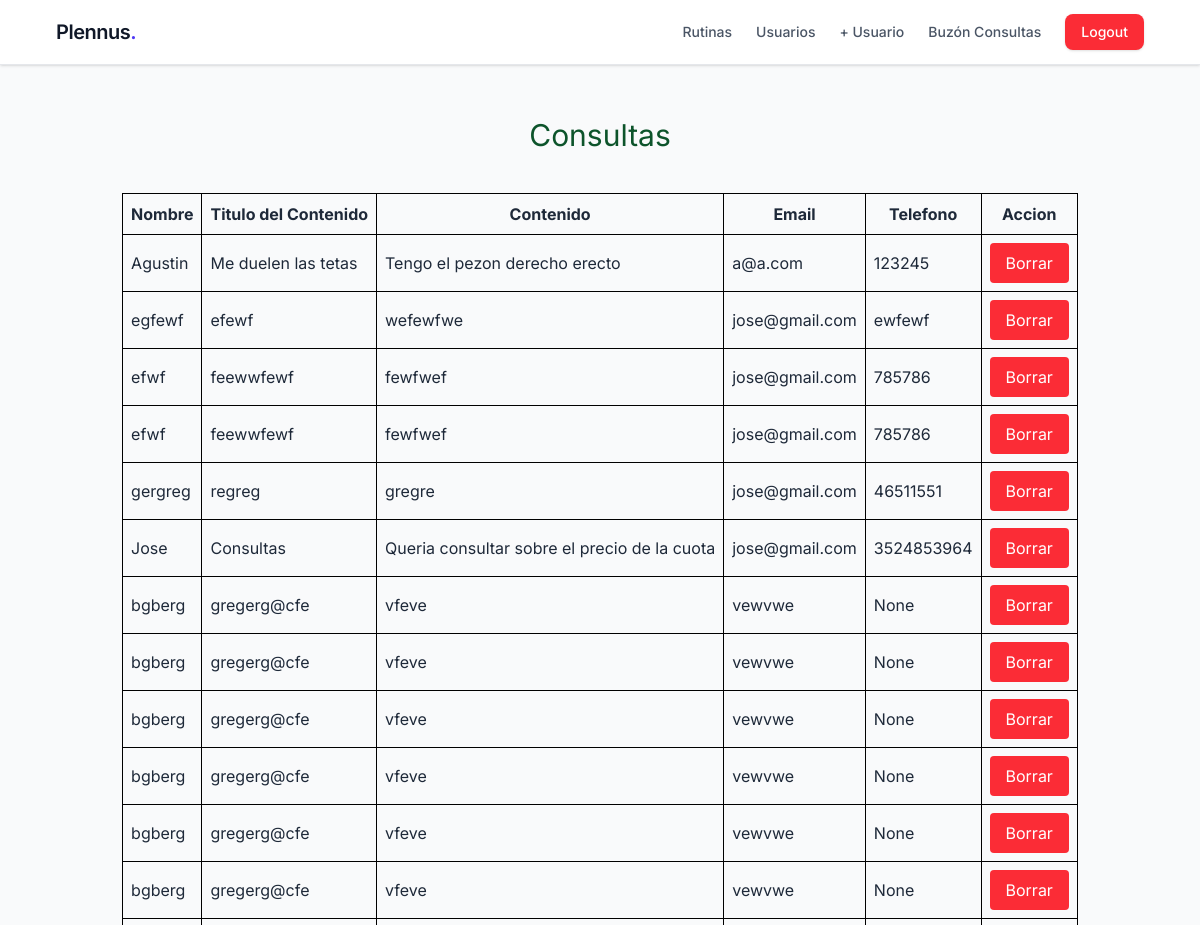
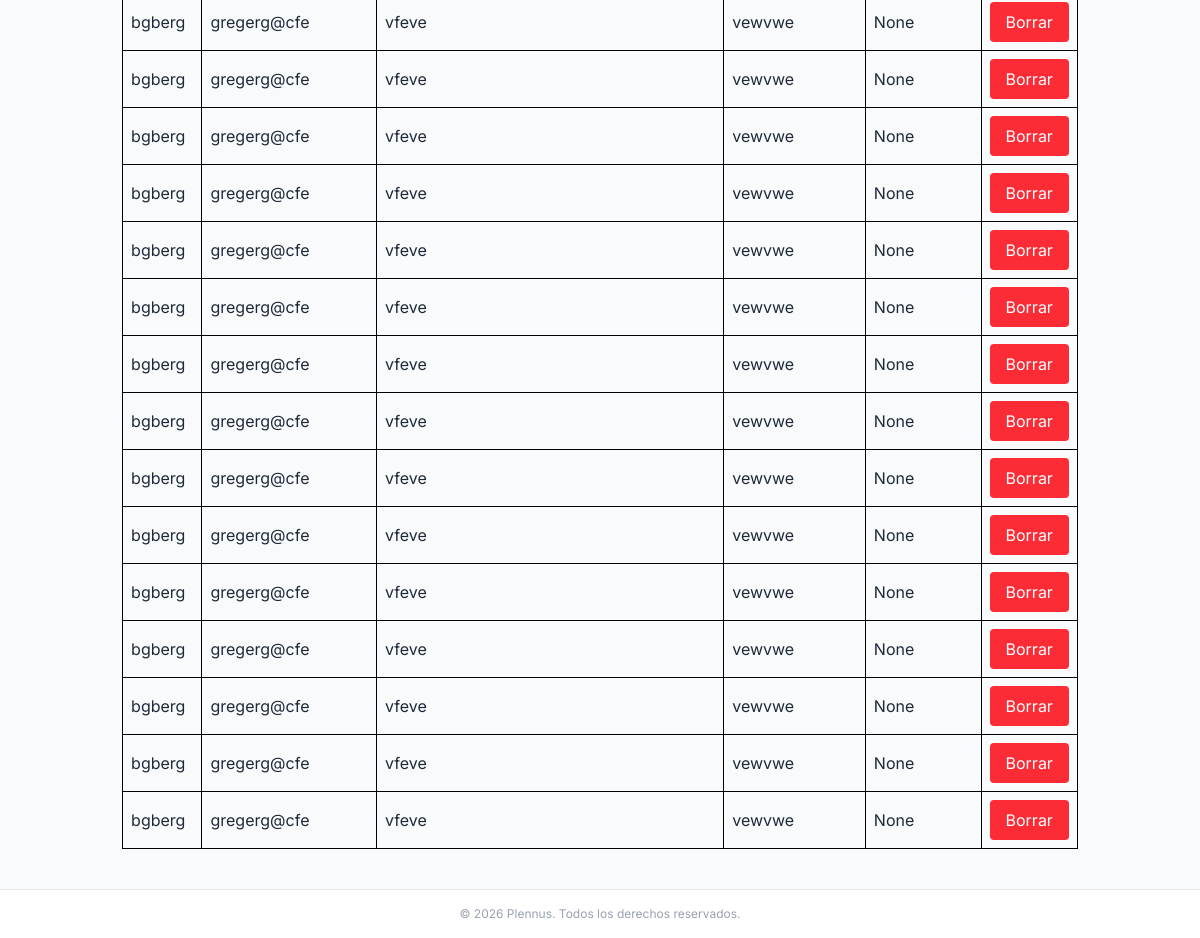
The app's page /consultas/ (signed in), older data (2 pictures, top to bottom).
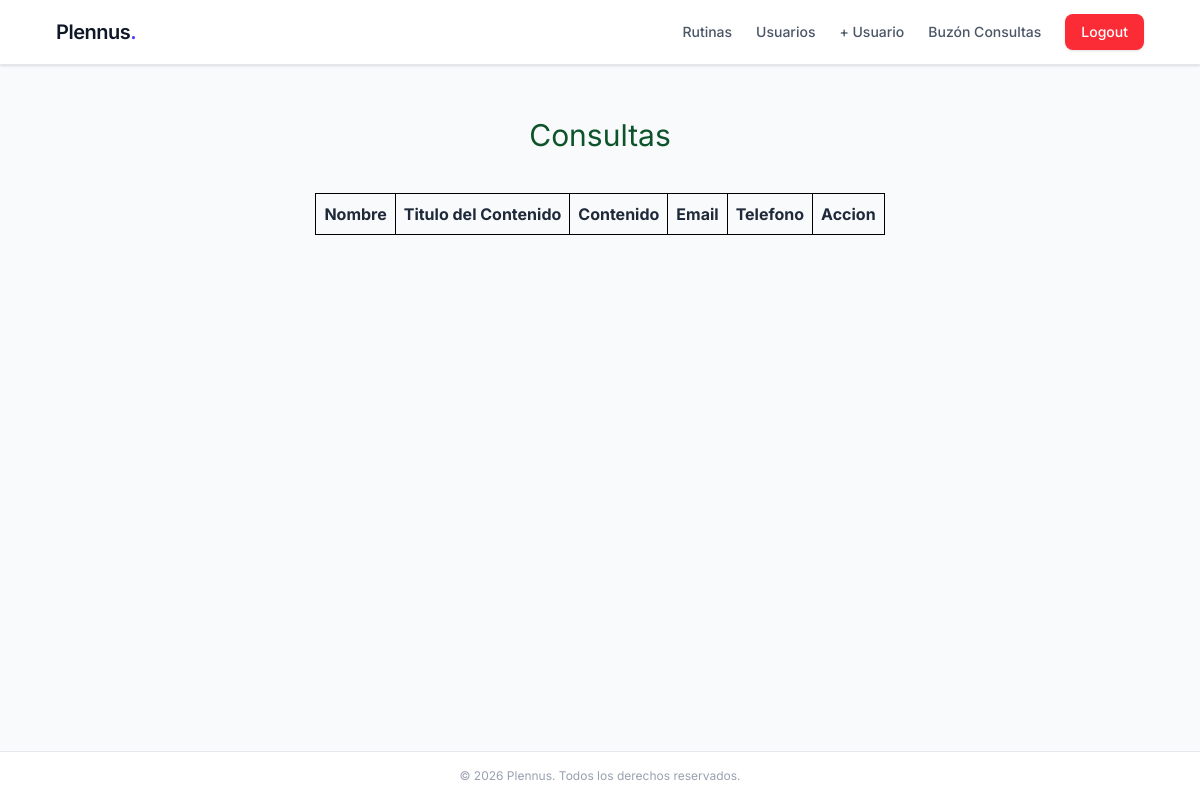
The same page, newer data.
### inicio/models.py (models this page shows, shortened)
class Consultas(models.Model):
    nombre =  models.CharField()
    telefono = models.CharField(max_length=20, null=True, blank=True)
    titulo_contenido = models.CharField(max_length=20)
    contenido = models.TextField(max_length=400)
    gmail = models.EmailField(max_length=30)
    fecha_creacion = models.DateTimeField(auto_now_add=True)
    is_active = models.BooleanField(default=True, null=True)

### inicio/views.py (the view)
# urls.py: path('consultas/', views.get_consultas, name='get_consultas'),
@login_required
def get_consultas(request):
    consultas = Consultas.objects.filter(is_active=True).order_by("-id")
    return render(request,'inicio/get_consultas.html',{"consultas":consultas})

### inicio/templates/inicio/get_consultas.html (shortened to what this page needs)
{% extends 'usuarios/base.html' %}
{% load widget_tweaks %}
{% block body %}
<div class="flex flex-col items-center pt-3">
    <h1 class="text-3xl text-green-900 ">Consultas</h1>
    <table class="border-collapse border border-black mx-auto mt-10 p-6">
        <thead>
            <tr>
                <th class="border border-black p-2">Nombre</th>
                <th class="border border-black p-2">Titulo del Contenido</th>
                <th class="border border-black p-2">Contenido</th>
                <th class="border border-black p-2">Email</th>
                <th class="border border-black p-2">Telefono</th>
                <th class="border border-black p-2">Accion</th>
            </tr>
        </thead>
        <tbody>
            {% for consulta in consultas %}
            <tr>
                <td  class="border border-black p-2">{{consulta.nombre}}</td>
                <td  class="border border-black p-2">{{consulta.titulo_contenido}}</td>
                <td  class="border border-black p-2">{{consulta.contenido}}</td>
                <td  class="border border-black p-2">{{consulta.gmail}}</td>
                <td  class="border border-black p-2">{{consulta.telefono}}</td>
                <td class="border border-black p-2">
                    <form action="{% url 'borrar_consulta' consulta.id %}" method="post">
                        <button  class="bg-red-500 hover:bg-red-600 text-white px-4 py-2 rounded cursor-pointer">Borrar</button>
                    </form>
                </td>
            </tr>
        </tbody>
        {% endfor %}
    </table>
</div>
{% endblock %}

Row changes from the older to the newer data that the page shows:
removed Consultas: nombre "Agustin", titulo_contenido "Me duelen las tetas", contenido "Tengo el pezon derecho erecto", gmail "a@a.com", telefono "123245"
removed Consultas: nombre "egfewf", titulo_contenido "efewf", contenido "wefewfwe", gmail "jose@gmail.com", telefono "ewfewf"
removed Consultas: nombre "efwf", titulo_contenido "feewwfewf", contenido "fewfwef", gmail "jose@gmail.com", telefono "785786"
removed Consultas: nombre "efwf", titulo_contenido "feewwfewf", contenido "fewfwef", gmail "jose@gmail.com", telefono "785786"
removed Consultas: nombre "gergreg", titulo_contenido "regreg", contenido "gregre", gmail "jose@gmail.com", telefono "46511551"
removed Consultas: nombre "Jose", titulo_contenido "Consultas", contenido "Queria consultar sobre el precio de la cuota", gmail "jose@gmail.com", telefono "3524853964"
removed Consultas: nombre "bgberg", titulo_contenido "gregerg@cfe", contenido "vfeve", gmail "vewvwe", telefono "None"
removed Consultas: nombre "bgberg", titulo_contenido "gregerg@cfe", contenido "vfeve", gmail "vewvwe", telefono "None"
removed Consultas: nombre "bgberg", titulo_contenido "gregerg@cfe", contenido "vfeve", gmail "vewvwe", telefono "None"
removed Consultas: nombre "bgberg", titulo_contenido "gregerg@cfe", contenido "vfeve", gmail "vewvwe", telefono "None"
removed Consultas: nombre "bgberg", titulo_contenido "gregerg@cfe", contenido "vfeve", gmail "vewvwe", telefono "None"
removed Consultas: nombre "bgberg", titulo_contenido "gregerg@cfe", contenido "vfeve", gmail "vewvwe", telefono "None"
removed Consultas: nombre "bgberg", titulo_contenido "gregerg@cfe", contenido "vfeve", gmail "vewvwe", telefono "None"
removed Consultas: nombre "bgberg", titulo_contenido "gregerg@cfe", contenido "vfeve", gmail "vewvwe", telefono "None"
removed Consultas: nombre "bgberg", titulo_contenido "gregerg@cfe", contenido "vfeve", gmail "vewvwe", telefono "None"
removed Consultas: nombre "bgberg", titulo_contenido "gregerg@cfe", contenido "vfeve", gmail "vewvwe", telefono "None"
removed Consultas: nombre "bgberg", titulo_contenido "gregerg@cfe", contenido "vfeve", gmail "vewvwe", telefono "None"
removed Consultas: nombre "bgberg", titulo_contenido "gregerg@cfe", contenido "vfeve", gmail "vewvwe", telefono "None"
removed Consultas: nombre "bgberg", titulo_contenido "gregerg@cfe", contenido "vfeve", gmail "vewvwe", telefono "None"
removed Consultas: nombre "bgberg", titulo_contenido "gregerg@cfe", contenido "vfeve", gmail "vewvwe", telefono "None"
removed Consultas: nombre "bgberg", titulo_contenido "gregerg@cfe", contenido "vfeve", gmail "vewvwe", telefono "None"
removed Consultas: nombre "bgberg", titulo_contenido "gregerg@cfe", contenido "vfeve", gmail "vewvwe", telefono "None"
removed Consultas: nombre "bgberg", titulo_contenido "gregerg@cfe", contenido "vfeve", gmail "vewvwe", telefono "None"
removed Consultas: nombre "bgberg", titulo_contenido "gregerg@cfe", contenido "vfeve", gmail "vewvwe", telefono "None"
removed Consultas: nombre "bgberg", titulo_contenido "gregerg@cfe", contenido "vfeve", gmail "vewvwe", telefono "None"
removed Consultas: nombre "bgberg", titulo_contenido "gregerg@cfe", contenido "vfeve", gmail "vewvwe", telefono "None"
removed Consultas: nombre "bgberg", titulo_contenido "gregerg@cfe", contenido "vfeve", gmail "vewvwe", telefono "None"
